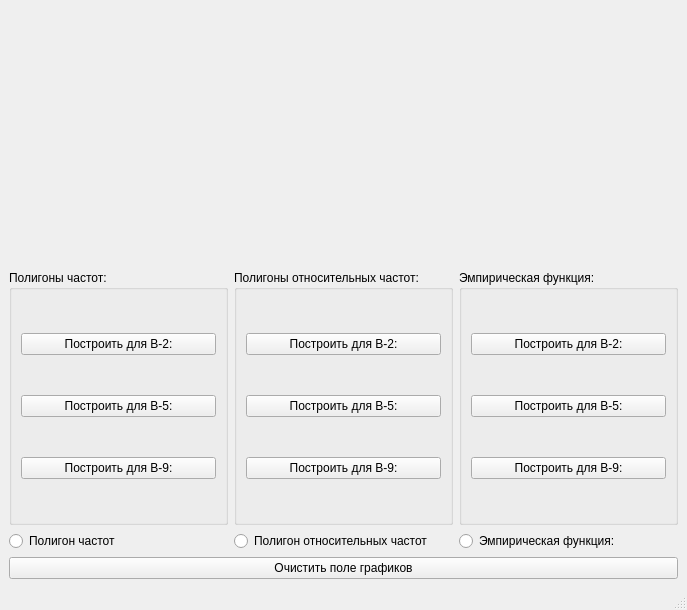
<?xml version="1.0" encoding="UTF-8"?>
<ui version="4.0">
 <class>MainWindow</class>
 <widget class="QMainWindow" name="MainWindow">
  <property name="geometry">
   <rect>
    <x>0</x>
    <y>0</y>
    <width>687</width>
    <height>610</height>
   </rect>
  </property>
  <property name="windowTitle">
   <string>MainWindow</string>
  </property>
  <widget class="QWidget" name="centralwidget">
   <layout class="QVBoxLayout" name="verticalLayout_4">
    <item>
     <widget class="QCustomPlot" name="widget" native="true"/>
    </item>
    <item>
     <layout class="QGridLayout" name="gridLayout">
      <item row="0" column="2">
       <widget class="QGroupBox" name="groupBox_3">
        <property name="title">
         <string>Эмпирическая функция:</string>
        </property>
        <layout class="QVBoxLayout" name="verticalLayout_3">
         <item>
          <widget class="QPushButton" name="V2_emp">
           <property name="text">
            <string>Построить для В-2:</string>
           </property>
          </widget>
         </item>
         <item>
          <widget class="QPushButton" name="V5_emp">
           <property name="text">
            <string>Построить для В-5:</string>
           </property>
          </widget>
         </item>
         <item>
          <widget class="QPushButton" name="V9_emp">
           <property name="text">
            <string>Построить для В-9:</string>
           </property>
          </widget>
         </item>
        </layout>
       </widget>
      </item>
      <item row="0" column="0">
       <widget class="QGroupBox" name="groupBox">
        <property name="title">
         <string>Полигоны частот:</string>
        </property>
        <layout class="QVBoxLayout" name="verticalLayout">
         <item>
          <widget class="QPushButton" name="V2_poli_ch">
           <property name="text">
            <string>Построить для В-2:</string>
           </property>
          </widget>
         </item>
         <item>
          <widget class="QPushButton" name="V5_poli_ch">
           <property name="text">
            <string>Построить для В-5:</string>
           </property>
          </widget>
         </item>
         <item>
          <widget class="QPushButton" name="V9_poli_ch">
           <property name="text">
            <string>Построить для В-9:</string>
           </property>
          </widget>
         </item>
        </layout>
       </widget>
      </item>
      <item row="0" column="1">
       <widget class="QGroupBox" name="groupBox_2">
        <property name="title">
         <string>Полигоны относительных частот:</string>
        </property>
        <layout class="QVBoxLayout" name="verticalLayout_2">
         <item>
          <widget class="QPushButton" name="V2_poli_otch">
           <property name="text">
            <string>Построить для В-2:</string>
           </property>
          </widget>
         </item>
         <item>
          <widget class="QPushButton" name="V5_poli_otch">
           <property name="text">
            <string>Построить для В-5:</string>
           </property>
          </widget>
         </item>
         <item>
          <widget class="QPushButton" name="V9_poli_otch">
           <property name="text">
            <string>Построить для В-9:</string>
           </property>
          </widget>
         </item>
        </layout>
       </widget>
      </item>
     </layout>
    </item>
    <item>
     <layout class="QHBoxLayout" name="horizontalLayout">
      <item>
       <widget class="QRadioButton" name="POLIGON_CH">
        <property name="text">
         <string>Полигон частот</string>
        </property>
       </widget>
      </item>
      <item>
       <widget class="QRadioButton" name="POLIGON_OTCH">
        <property name="text">
         <string>Полигон относительных частот</string>
        </property>
       </widget>
      </item>
      <item>
       <widget class="QRadioButton" name="EMP_FUN">
        <property name="text">
         <string>Эмпирическая функция:</string>
        </property>
       </widget>
      </item>
     </layout>
    </item>
    <item>
     <widget class="QPushButton" name="clear_plot">
      <property name="text">
       <string>Очистить поле графиков</string>
      </property>
     </widget>
    </item>
   </layout>
  </widget>
  <widget class="QMenuBar" name="menubar">
   <property name="geometry">
    <rect>
     <x>0</x>
     <y>0</y>
     <width>687</width>
     <height>21</height>
    </rect>
   </property>
  </widget>
  <widget class="QStatusBar" name="statusbar"/>
 </widget>
 <customwidgets>
  <customwidget>
   <class>QCustomPlot</class>
   <extends>QWidget</extends>
   <header>qcustomplot.h</header>
   <container>1</container>
  </customwidget>
 </customwidgets>
 <resources/>
 <connections>
  <connection>
   <sender>V5_poli_ch</sender>
   <signal>clicked(bool)</signal>
   <receiver>V5_poli_ch</receiver>
   <slot>setEnabled(bool)</slot>
   <hints>
    <hint type="sourcelabel">
     <x>126</x>
     <y>310</y>
    </hint>
    <hint type="destinationlabel">
     <x>126</x>
     <y>310</y>
    </hint>
   </hints>
  </connection>
  <connection>
   <sender>V2_poli_ch</sender>
   <signal>clicked(bool)</signal>
   <receiver>V2_poli_ch</receiver>
   <slot>setEnabled(bool)</slot>
   <hints>
    <hint type="sourcelabel">
     <x>48</x>
     <y>264</y>
    </hint>
    <hint type="destinationlabel">
     <x>88</x>
     <y>264</y>
    </hint>
   </hints>
  </connection>
  <connection>
   <sender>V9_poli_ch</sender>
   <signal>clicked(bool)</signal>
   <receiver>V9_poli_ch</receiver>
   <slot>setEnabled(bool)</slot>
   <hints>
    <hint type="sourcelabel">
     <x>126</x>
     <y>356</y>
    </hint>
    <hint type="destinationlabel">
     <x>126</x>
     <y>356</y>
    </hint>
   </hints>
  </connection>
  <connection>
   <sender>V9_poli_ch</sender>
   <signal>clicked(bool)</signal>
   <receiver>V5_poli_ch</receiver>
   <slot>setDisabled(bool)</slot>
   <hints>
    <hint type="sourcelabel">
     <x>126</x>
     <y>356</y>
    </hint>
    <hint type="destinationlabel">
     <x>126</x>
     <y>310</y>
    </hint>
   </hints>
  </connection>
  <connection>
   <sender>V9_poli_ch</sender>
   <signal>clicked(bool)</signal>
   <receiver>V2_poli_ch</receiver>
   <slot>setDisabled(bool)</slot>
   <hints>
    <hint type="sourcelabel">
     <x>126</x>
     <y>356</y>
    </hint>
    <hint type="destinationlabel">
     <x>126</x>
     <y>264</y>
    </hint>
   </hints>
  </connection>
  <connection>
   <sender>V2_poli_ch</sender>
   <signal>clicked(bool)</signal>
   <receiver>V5_poli_ch</receiver>
   <slot>setDisabled(bool)</slot>
   <hints>
    <hint type="sourcelabel">
     <x>117</x>
     <y>264</y>
    </hint>
    <hint type="destinationlabel">
     <x>123</x>
     <y>310</y>
    </hint>
   </hints>
  </connection>
  <connection>
   <sender>V2_poli_ch</sender>
   <signal>clicked(bool)</signal>
   <receiver>V9_poli_ch</receiver>
   <slot>setDisabled(bool)</slot>
   <hints>
    <hint type="sourcelabel">
     <x>126</x>
     <y>264</y>
    </hint>
    <hint type="destinationlabel">
     <x>126</x>
     <y>356</y>
    </hint>
   </hints>
  </connection>
  <connection>
   <sender>V5_poli_ch</sender>
   <signal>clicked(bool)</signal>
   <receiver>V9_poli_ch</receiver>
   <slot>setDisabled(bool)</slot>
   <hints>
    <hint type="sourcelabel">
     <x>126</x>
     <y>310</y>
    </hint>
    <hint type="destinationlabel">
     <x>126</x>
     <y>356</y>
    </hint>
   </hints>
  </connection>
  <connection>
   <sender>V5_poli_ch</sender>
   <signal>clicked(bool)</signal>
   <receiver>V2_poli_ch</receiver>
   <slot>setDisabled(bool)</slot>
   <hints>
    <hint type="sourcelabel">
     <x>126</x>
     <y>310</y>
    </hint>
    <hint type="destinationlabel">
     <x>126</x>
     <y>264</y>
    </hint>
   </hints>
  </connection>
  <connection>
   <sender>V2_poli_otch</sender>
   <signal>clicked(bool)</signal>
   <receiver>V2_poli_otch</receiver>
   <slot>setEnabled(bool)</slot>
   <hints>
    <hint type="sourcelabel">
     <x>302</x>
     <y>270</y>
    </hint>
    <hint type="destinationlabel">
     <x>315</x>
     <y>265</y>
    </hint>
   </hints>
  </connection>
  <connection>
   <sender>V2_poli_otch</sender>
   <signal>clicked(bool)</signal>
   <receiver>V5_poli_otch</receiver>
   <slot>setDisabled(bool)</slot>
   <hints>
    <hint type="sourcelabel">
     <x>254</x>
     <y>268</y>
    </hint>
    <hint type="destinationlabel">
     <x>269</x>
     <y>313</y>
    </hint>
   </hints>
  </connection>
  <connection>
   <sender>V2_poli_otch</sender>
   <signal>clicked(bool)</signal>
   <receiver>V9_poli_otch</receiver>
   <slot>setDisabled(bool)</slot>
   <hints>
    <hint type="sourcelabel">
     <x>289</x>
     <y>269</y>
    </hint>
    <hint type="destinationlabel">
     <x>291</x>
     <y>351</y>
    </hint>
   </hints>
  </connection>
  <connection>
   <sender>V5_poli_otch</sender>
   <signal>clicked(bool)</signal>
   <receiver>V5_poli_otch</receiver>
   <slot>setEnabled(bool)</slot>
   <hints>
    <hint type="sourcelabel">
     <x>412</x>
     <y>310</y>
    </hint>
    <hint type="destinationlabel">
     <x>433</x>
     <y>307</y>
    </hint>
   </hints>
  </connection>
  <connection>
   <sender>V5_poli_otch</sender>
   <signal>clicked(bool)</signal>
   <receiver>V2_poli_otch</receiver>
   <slot>setDisabled(bool)</slot>
   <hints>
    <hint type="sourcelabel">
     <x>394</x>
     <y>307</y>
    </hint>
    <hint type="destinationlabel">
     <x>401</x>
     <y>265</y>
    </hint>
   </hints>
  </connection>
  <connection>
   <sender>V5_poli_otch</sender>
   <signal>clicked(bool)</signal>
   <receiver>V9_poli_otch</receiver>
   <slot>setDisabled(bool)</slot>
   <hints>
    <hint type="sourcelabel">
     <x>386</x>
     <y>313</y>
    </hint>
    <hint type="destinationlabel">
     <x>387</x>
     <y>351</y>
    </hint>
   </hints>
  </connection>
  <connection>
   <sender>V9_poli_otch</sender>
   <signal>clicked(bool)</signal>
   <receiver>V9_poli_otch</receiver>
   <slot>setEnabled(bool)</slot>
   <hints>
    <hint type="sourcelabel">
     <x>337</x>
     <y>359</y>
    </hint>
    <hint type="destinationlabel">
     <x>352</x>
     <y>356</y>
    </hint>
   </hints>
  </connection>
  <connection>
   <sender>V9_poli_otch</sender>
   <signal>clicked(bool)</signal>
   <receiver>V5_poli_otch</receiver>
   <slot>setDisabled(bool)</slot>
   <hints>
    <hint type="sourcelabel">
     <x>321</x>
     <y>356</y>
    </hint>
    <hint type="destinationlabel">
     <x>329</x>
     <y>310</y>
    </hint>
   </hints>
  </connection>
  <connection>
   <sender>V9_poli_otch</sender>
   <signal>clicked(bool)</signal>
   <receiver>V2_poli_otch</receiver>
   <slot>setDisabled(bool)</slot>
   <hints>
    <hint type="sourcelabel">
     <x>365</x>
     <y>351</y>
    </hint>
    <hint type="destinationlabel">
     <x>369</x>
     <y>266</y>
    </hint>
   </hints>
  </connection>
 </connections>
</ui>
